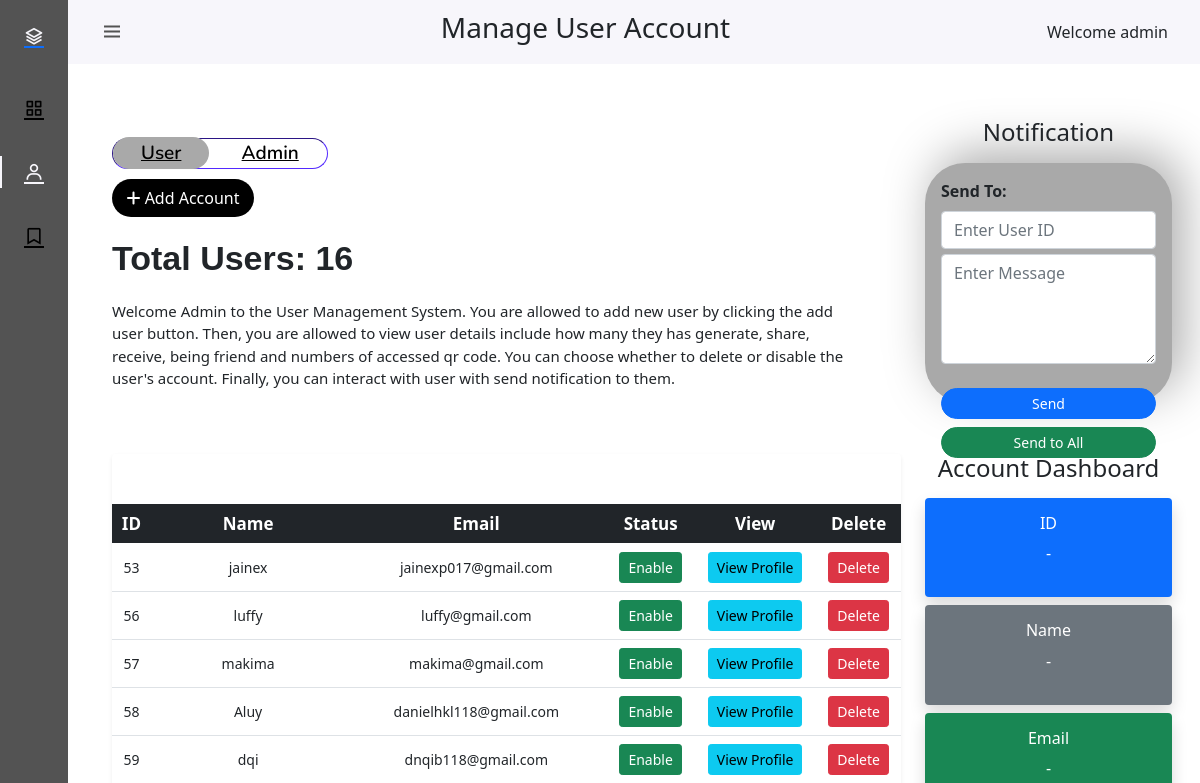
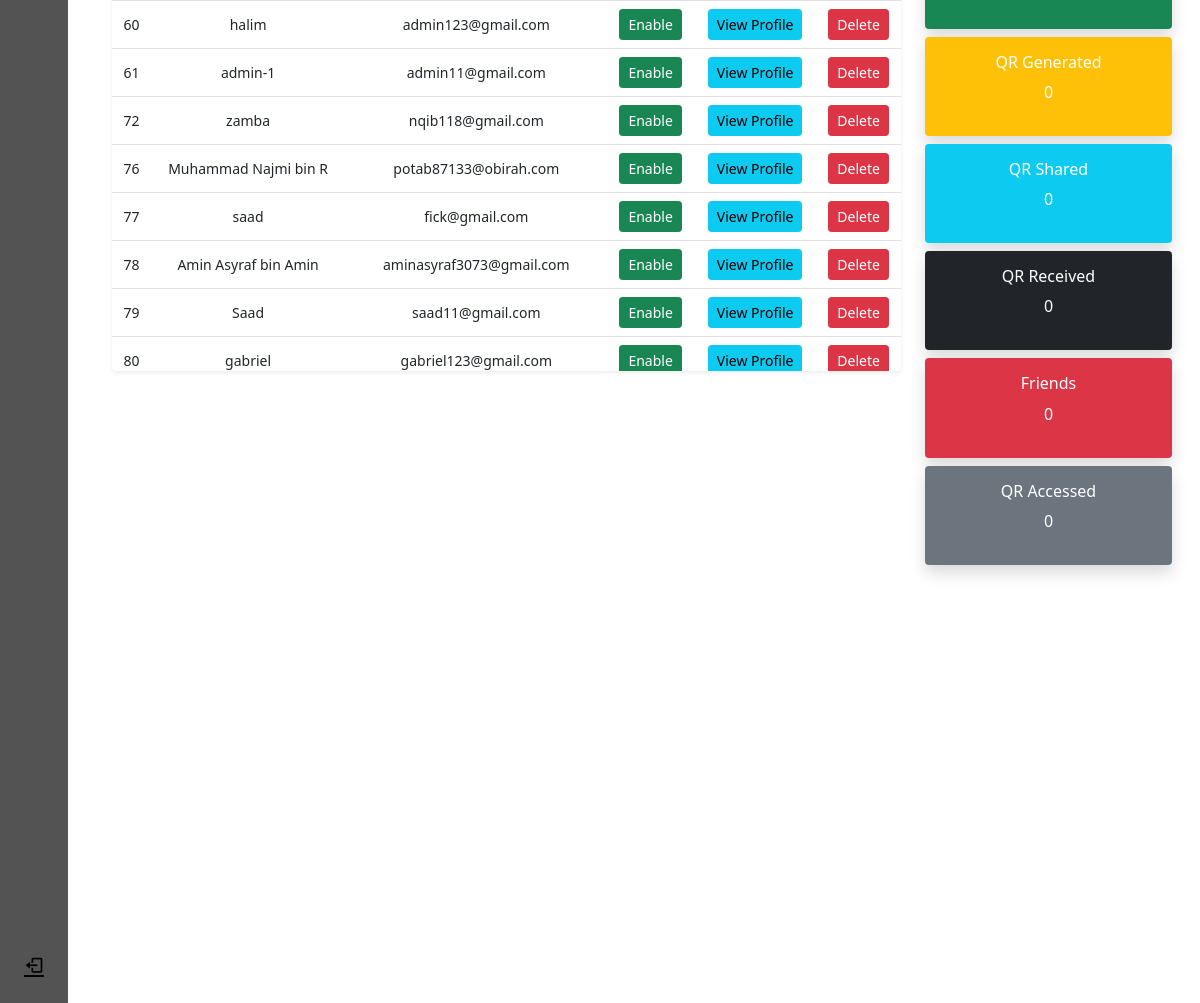
/admin/user.php (signed in), run on the app's committed database (2 pictures, top to bottom).
### tables this page shows
CREATE TABLE `users` (
  `id` int(11) NOT NULL,
  `name` varchar(20) NOT NULL,
  `password` varchar(255) NOT NULL,
  `email` varchar(50) NOT NULL,
  `phrase` varchar(255) DEFAULT NULL,
  `timestamp` varchar(255) DEFAULT NULL,
  `status` int(2) NOT NULL DEFAULT 0 COMMENT '0= enable,1= Disable',
  `reset_token` varchar(128) DEFAULT NULL,
  `reset_expires` datetime DEFAULT NULL
);

### admin/user.php (the view, shortened to what this page needs)
<?php include "../componet/conn.php"; ?>
<html>
<head>
    <link rel="stylesheet" href="https://cdn.jsdelivr.net/npm/bootstrap@5.0.0-beta1/dist/css/bootstrap.min.css">
    <link rel="stylesheet" href="https://cdn.jsdelivr.net/npm/bootstrap@5.0.0-beta1/dist/js/bootstrap.bundle.min.js">
    <link rel="stylesheet" href="https://cdnjs.cloudflare.com/ajax/libs/jquery/3.2.1/jquery.min.js">
    <link rel="stylesheet" href="https://cdn.jsdelivr.net/npm/boxicons@latest/css/boxicons.min.css">
    <link rel="stylesheet" href="https://cdnjs.cloudflare.com/ajax/libs/font-awesome/6.0.0/css/all.min.css"
 />
    <link rel="stylesheet" href="admin-style.css">
</head>
<body>
    <body id="body-pd">
        <nav>
            <header class="header" id="header">
                <div class="header_toggle"> <i class='bx bx-menu' id="header-toggle"></i> </div>
                <div class="header-title">
                    <h3>Manage User Account</h3>
                </div>
                <div>Welcome <?php echo $_SESSION["name"] ?></div>
            </header>
            <div class="l-navbar" id="nav-bar">
                <nav class="nav">
                    <div>
                        <a href="admin-dashboard.php" class="nav_logo"> <i class='bx bx-layer nav_logo-icon'></i>  </a>
                        <div class="nav_list">
                            <a href="admin-dashboard.php" class="nav_link "> <i class='bx bx-grid-alt nav_icon'></i>
                                <span class="nav_name">Dashboard</span> </a>
                            <a href="user.php" class="nav_link active"> <i class='bx bx-user nav_icon'></i>  </a>
                            <a href="category.php" class="nav_link"> <i class='bx bx-bookmark nav_icon'></i>  </a>
                        </div>
                    </div>
                    <a href="admin-componet/logout.php" class="nav_link"> <i class='bx bx-log-out nav_icon'></i>  </a>
                </nav>
            </div>
        </nav>
        <div class="container py-5">
            <div class="row">
                <div class="col-lg-9">
                    <div class="user-subnav"
                        style="display:flex;justify-content: left; width: max-content; border-radius:40px margin-top:40px;">
                        <div class="navlinks" style="color:red;">
                            <a href="user.php" class="active" style="font-size:19px;">User</a>
                            <a href="admin.php" style="font-size:19px;">Admin</a>
                        </div>
                    </div>
                    <link href="https://cdn.jsdelivr.net/npm/bootstrap@5.0.0-beta1/dist/css/bootstrap.min.css"
                        rel="stylesheet">
                    <div class="d-flex justify-content-between align-items-center mb-3">
                        <button class="btn"
                            style="margin-top:10px; border-radius:40px;width:18%; background-color:black; color:white;"
                            data-bs-toggle="modal" data-bs-target="#addUserModal">
                            <i class="fa-solid fa-plus"></i> Add Account
                        </button>
                    </div>
                    <div
                        style="display:flex; font-family: 'Gill Sans', 'Gill Sans MT', Calibri, 'Trebuchet MS', sans-serif; font-weight: bold; font-size: 34px;">
                        <p>
                            <?php
                            $result = $con->query("SELECT COUNT(*) as total FROM users");
                            $row = $result->fetch_assoc();
                            echo "Total Users: " . $row['total'];
                            ?>
                        </p>
                    </div>
                    <div style=" font-family: 'Segoe UI', Tahoma, Geneva, Verdana, sans-serif; font-size:15px; font-weight: 35px; margin-right:40px;">Welcome Admin to the User Management System. You are allowed to add new user by clicking the add user button.
                    Then, you are allowed to view user details include how many they has generate, share, receive, being friend and numbers of accessed qr code.
                    You can choose whether to delete or disable the user's account. Finally, you can interact with user with send notification to them.</p></div>
                </div>
                <div class="col-lg-3">
                    <h4 class="mb-3 text-center" style="margin-top:70px;">Notification</h4>
                    <div class="dashboard p-3"
                        style=" height:240px; background-color:darkgrey; box-shadow: 10px -10px 50px darkgrey; border-radius: 40px;">
                        <div class="mb-3">
                            <label for="sendToUser" class="form-label fw-bold">Send To:</label>
                            <input type="text" id="sendToUser" name="user_id" class="form-control"
                                placeholder="Enter User ID">
                            <textarea id="sendMessage" name="message" style="margin-top:5px;" class="form-control"
                                rows="4" placeholder="Enter Message"></textarea>
                            <br>
                            <div class="d-grid gap-2">
                                <button type="button" class="btn btn-primary btn-sm" id="sendBtn"
                                    style="border-radius:20px">Send</button>
                                <button type="button" class="btn btn-success btn-sm" id="sendAllBtn"
                                    style="border-radius:20px">Send to All</button>
                            </div>
                        </div>
                    </div>
                </div>
                <div class="container py-5">
                    <div class="row">
                        <div class="col-lg-9">
                            <div class="table-responsive shadow-sm rounded"
                                style="max-height: 700px; overflow-y: auto;">
                                <table class="table table-hover align-middle text-center" id="usersTable">
                                    <thead class="table-dark">
                                        <tr>
                                            <th style="font-size:17px;">ID</th>
                                            <th style="font-size:17px;" >Name</th>
                                            <th style="font-size:17px;">Email</th>
                                            <th style="font-size:17px;">Status</th>
                                            <th style="font-size:17px;">View</th>
                                            <th style="font-size:17px;">Delete</th>
                                        </tr>
                                    </thead>
                                    <tbody>
                                        <?php
                                        $select = "SELECT * FROM users ";
                                        $q1 = mysqli_query($con, $select);
                                        while ($rec = mysqli_fetch_array($q1)) {
                                            $userId = htmlspecialchars($rec['id']);
                                            ?>
                                            <tr data-userid="<?= $userId ?>">
                                                <td style="font-size:14px;"><?= $userId ?></td>
                                                <td style="font-size:14px;"><?= htmlspecialchars($rec['name']); ?></td>
                                                <td style="font-size:14px;"><?= htmlspecialchars($rec['email']); ?></td>
                                                <td >
                                                    <a href="up-ins-del/dis-enb.php?uid=<?= $userId ?>">
                                                        <button type="button"
                                                            class="btn btn-<?= ($rec['status'] == 1) ? 'danger' : 'success' ?> btn-sm">
                                                            <?= ($rec['status'] == 1) ? 'Disable' : 'Enable' ?>
                                                        </button>
                                                    </a>
                                                </td>
                                                <td>
                                                    <button class="btn btn-info btn-sm viewProfileBtn">View Profile</button>
                                                </td>
                                                <td>
                                                    <button class="btn btn-danger btn-sm DeleteBtn"
                                                        data-userid="<?= $userId ?>">Delete</button>
                                                </td>
                                            </tr>
                                        <?php } ?>
                                    </tbody>
                                </table>
                            </div>
                        </div>
                        <div class="col-lg-3">
                            <h4 class="mb-3 text-center">Account Dashboard</h4>
                            <div class="row g-2">
                                <div class="col-12">
                                    <div class="p-3 bg-primary text-white rounded shadow text-center">
                                        <h6>ID</h6>
                                        <p id="boxId">-</p>
                                    </div>
                                </div>
                                <div class="col-12">
                                    <div class="p-3 bg-secondary text-white rounded shadow text-center text-break">
                                        <h6>Name</h6>
                                        <p id="boxName" class="text-break">-</p>
                                    </div>
                                </div>
                                <div class="col-12">
                                    <div class="p-3 bg-success text-white rounded shadow text-center text-break">
                                        <h6>Email</h6>
                                        <p id="boxEmail" class="text-break">-</p>
                                    </div>
                                </div>
                                <div class="col-12">
                                    <div class="p-3 bg-warning text-white rounded shadow text-center">
                                        <h6>QR Generated</h6>
                                        <p id="boxGenerated">0</p>
                                    </div>
                                </div>
                                <div class="col-12">
                                    <div class="p-3 bg-info text-white rounded shadow text-center">
                                        <h6>QR Shared</h6>
                                        <p id="boxShared">0</p>
                                    </div>
                                </div>
                                <div class="col-12">
                                    <div class="p-3 bg-dark text-white rounded shadow text-center">
                                        <h6>QR Received</h6>
                                        <p id="boxReceived">0</p>
                                    </div>
                                </div>
                                <div class="col-12">
                                    <div class="p-3 bg-danger text-white rounded shadow text-center">
                                        <h6>Friends</h6>
                                        <p id="boxFriends">0</p>
                                    </div>
                                </div>
                                <div class="col-12">
                                    <div class="p-3 bg-secondary text-white rounded shadow text-center">
                                        <h6>QR Accessed</h6>
                                        <p id="boxAccessed">0</p>
                                    </div>
                                </div>
                            </div>
                        </div>
                    </div>
                </div>
    </body>
</html>

### admin/admin-style.css (style rules this page uses)
:root { --header-height: 3rem; --nav-width: 68px; --first-color: #535353; --first-color-light: #000000; --white-color: #f7f6fb; --body-font: "Nunito", sans-serif; --normal-font-size: 1rem; --z-fixed: 100; }
body { position: relative; margin: var(--header-height) 0 0 0; padding: 0 1rem; font-family: var(--body-font); font-size: var(--normal-font-size); transition: 0.5s; }
a { text-decoration: none; }
.header { width: 100%; height: var(--header-height); position: fixed; top: 0; left: 0; display: flex; align-items: center; justify-content: space-between; padding: 0 1rem; background-color: var(--white-color); z-index: var(--z-fixed); transition: 0.5s; }
.header_toggle { color: var(--first-color); font-size: 1.5rem; cursor: pointer; }
.l-navbar { position: fixed; top: 0; left: -30%; width: var(--nav-width); height: 100vh; background-color: var(--first-color); padding: 0.5rem 1rem 0 0; transition: 0.5s; z-index: var(--z-fixed); }
.nav { height: 100%; display: flex; flex-direction: column; justify-content: space-between; overflow: hidden; }
.nav_logo, .nav_link { display: grid; grid-template-columns: max-content max-content; align-items: center; column-gap: 1rem; padding: 0.5rem 0 0.5rem 1.5rem; }
.nav_logo { margin-bottom: 2rem; }
.nav_logo-icon { font-size: 1.25rem; color: var(--white-color); }
.nav_link { position: relative; color: var(--first-color-light); margin-bottom: 1.5rem; transition: 0.3s; }
.nav_icon { font-size: 1.25rem; }
.active { color: var(--white-color); }
.active::before { content: ""; position: absolute; left: 0; width: 2px; height: 32px; background-color: var(--white-color); }
@media screen and (min-width: 768px) { body { margin: calc(var(--header-height) + 1rem) 0 0 0; padding-left: calc(var(--nav-width) + 2rem); } }
@media screen and (min-width: 768px) { .header { height: calc(var(--header-height) + 1rem); padding: 0 2rem 0 calc(var(--nav-width) + 2rem); } }
@media screen and (min-width: 768px) { .l-navbar { left: 0; padding: 1rem 1rem 0 0; } }
p { padding: 0; margin: 0; }
.dashboard { display: flex; justify-content:center; }
.user-subnav { display: flex; justify-content: left; width: 100%; margin-top: 50px; padding-top: 40px; }
.user-subnav .navlinks { border: 1px #4723d9 inset; border-radius: 40px; }
.user-subnav a { font-size: 23px; color: black; padding: 3px 28px; border-radius: 40px; font-family: var(--body-font); font-weight: 600; }
.user-subnav .active { background-color: darkgray; color: rgb(0, 0, 0); }

### admin/user.php (style rules this page uses)
table { width: 70%; align-items: center; margin-top: 50px; margin-bottom: 30px; color: black; font-size: 20px; }

### data on the page
users: id "53", name "jainex", email "jainexp017@gmail.com", status "Enable"
users: id "56", name "luffy", email "luffy@gmail.com", status "Enable"
users: id "57", name "makima", email "makima@gmail.com", status "Enable"
users: id "58", name "Aluy", email "danielhkl118@gmail.com", status "Enable"
users: id "59", name "dqi", email "dnqib118@gmail.com", status "Enable"
users: id "60", name "halim", email "admin123@gmail.com", status "Enable"
users: id "61", name "admin-1", email "admin11@gmail.com", status "Enable"
users: id "72", name "zamba", email "nqib118@gmail.com", status "Enable"
users: id "76", name "Muhammad Najmi bin R", email "potab87133@obirah.com", status "Enable"
users: id "77", name "saad", email "fick@gmail.com", status "Enable"
users: id "78", name "Amin Asyraf bin Amin", email "aminasyraf3073@gmail.com", status "Enable"
users: id "79", name "Saad", email "saad11@gmail.com", status "Enable"
users: id "80", name "gabriel", email "gabriel123@gmail.com", status "Enable"

### other printed values
$_SESSION["name"] "admin"
$row['total'] "16"
